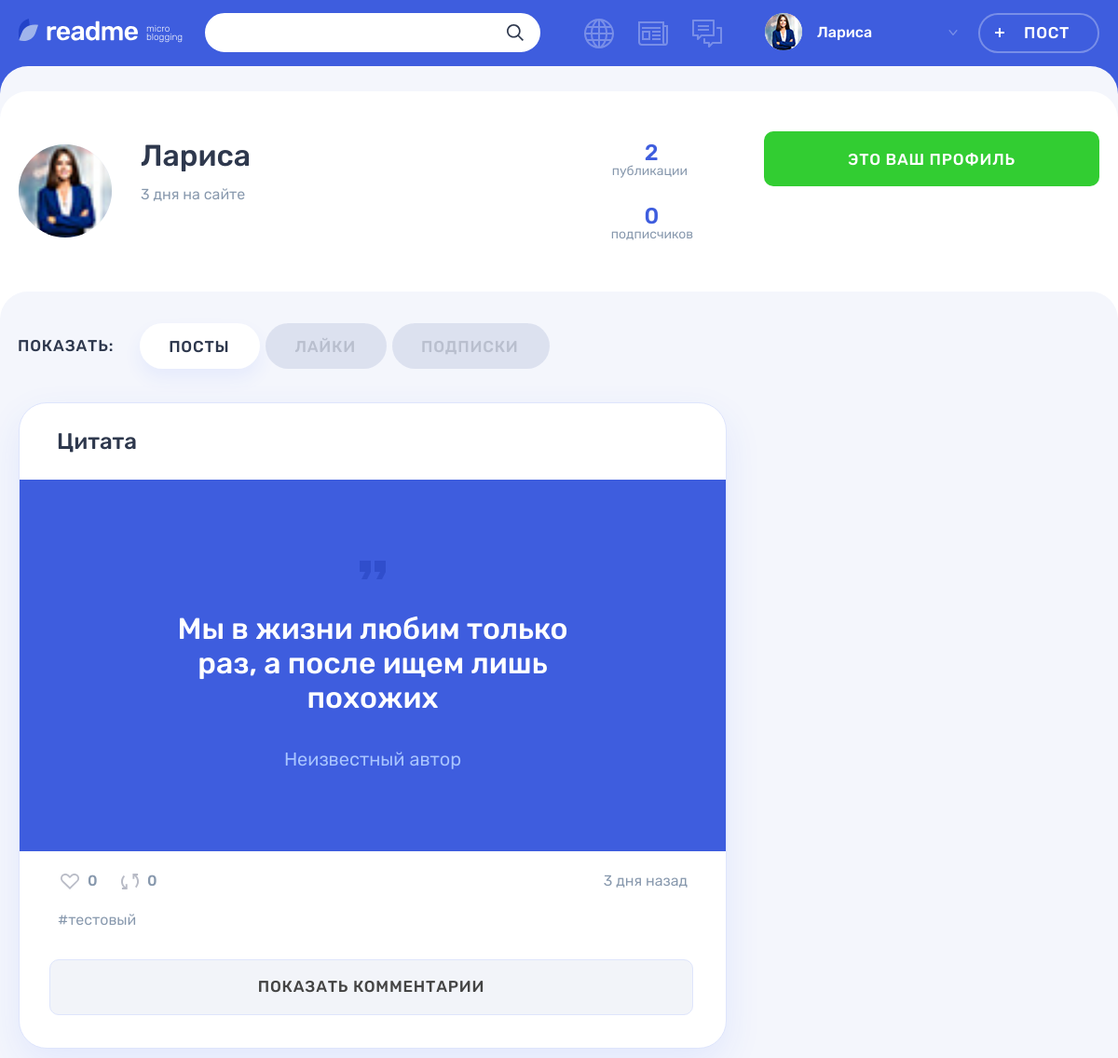
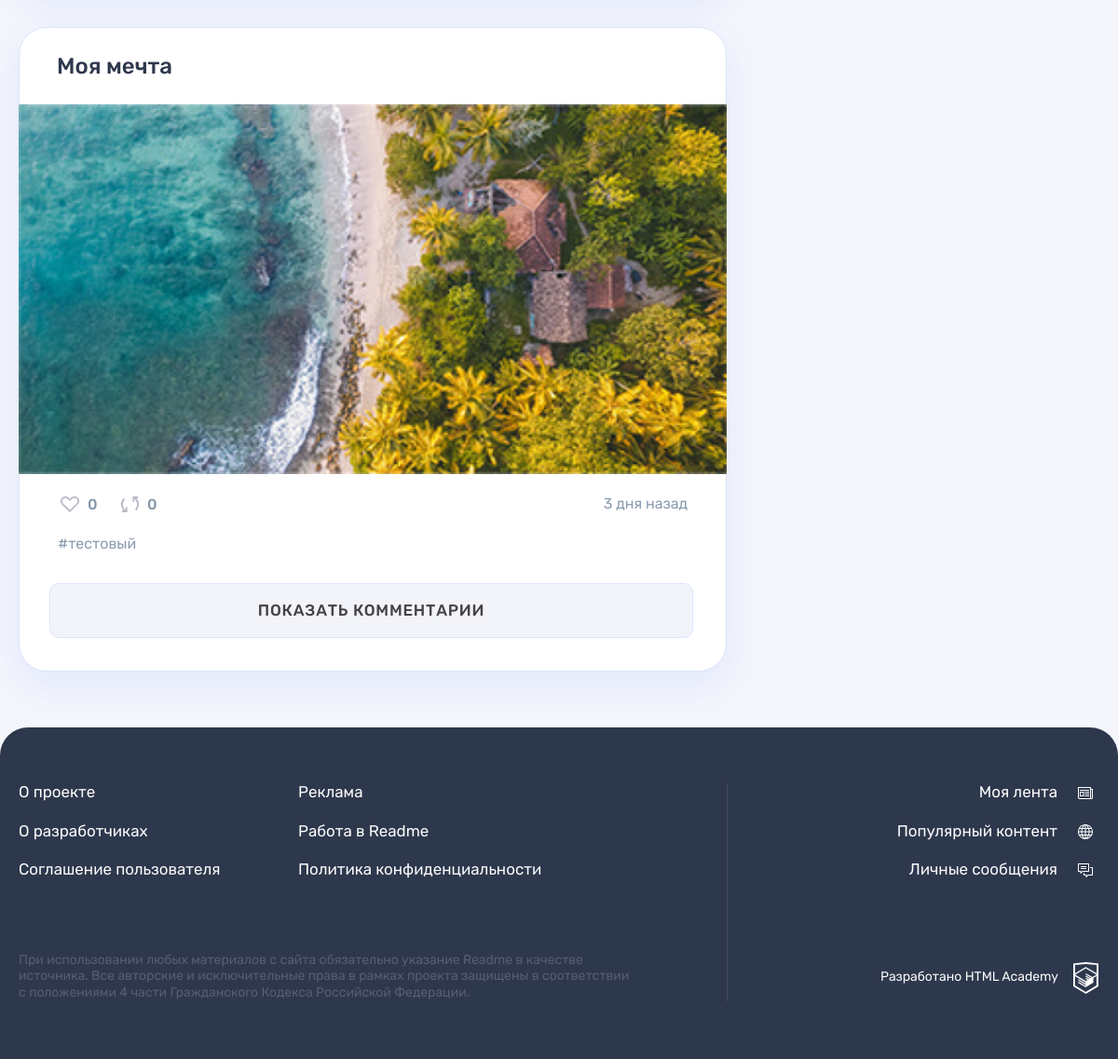
The page /profile.php?user_id=1&active_tab=posts (signed in) on the database its author committed (2 pictures, top to bottom).
### tables this page shows
CREATE TABLE users (
id INT UNSIGNED AUTO_INCREMENT PRIMARY KEY,
registration_date TIMESTAMP DEFAULT CURRENT_TIMESTAMP,
email VARCHAR(128) NOT NULL UNIQUE,
login VARCHAR(128) NOT NULL UNIQUE,
password VARCHAR(128) NOT NULL,
avatar VARCHAR(128) NOT NULL
);

CREATE TABLE posts (
  id INT UNSIGNED AUTO_INCREMENT PRIMARY KEY,
  post_date TIMESTAMP DEFAULT CURRENT_TIMESTAMP,
  title VARCHAR(128) NOT NULL,
  content_text VARCHAR(512) NULL,
  quote_author VARCHAR(128) NULL,
  img VARCHAR(128) NULL,
  video VARCHAR(128) NULL,
  link VARCHAR(256) NULL,
  views INT UNSIGNED NULL,
  
  user_id INT UNSIGNED NOT NULL,
  type_id INT UNSIGNED  NOT NULL,
  original_author_id INT UNSIGNED NULL,
  original_id INT UNSIGNED NULL
);

CREATE TABLE hashtags (
id INT UNSIGNED AUTO_INCREMENT PRIMARY KEY,
title VARCHAR(128) NOT NULL
);

### db_requests.php (called while the page is built, shortened)
<?php
function get_data($link, $sql)
{
    $result = mysqli_query($link, $sql);
    $result = mysqli_fetch_all($result, MYSQLI_ASSOC);
    return $result;
}
function get_post_comments($link, $post_id)
{
    $sql = "SELECT com.*, u.login AS author, u.avatar
    FROM comments com
    JOIN posts p ON p.id = com.post_id
    JOIN users u ON u.id = com.user_id
    WHERE com.post_id = $post_id
    ORDER BY comment_date DESC";
    return get_data($link, $sql);
}
function get_posts_by_author_id($link, $author_id)
{
    $sql = "SELECT DISTINCT p.*, u.login AS author_login, ct.icon_type AS type, u.avatar,
    IFNULL((SELECT COUNT(*) FROM likes l WHERE l.post_id = p.id), 0) AS likes,
    IFNULL((SELECT COUNT(*) FROM comments com WHERE com.post_id = p.id), 0) AS comments_count,
    IFNULL((SELECT COUNT(*) FROM posts post WHERE post.original_id = p.id), 0) AS reposts,
    post.post_date AS original_date, us.login AS original_author_name, us.avatar AS original_author_avatar
    FROM posts p
    JOIN users u ON u.id = p.user_id
    JOIN content_type ct ON ct.id = p.type_id
    LEFT JOIN users us ON us.id = p.original_author_id
    LEFT JOIN posts post ON post.id = p.original_id
    WHERE p.user_id = $author_id
    ORDER BY p.post_date DESC";
    return get_data($link, $sql);
}
function get_profile_data($link, $profile_id, $user_id)
{
    $sql = "SELECT DISTINCT u.id, u.login, u.avatar, IFNULL(COUNT(p.user_id), 0) AS user_posts,
    u.registration_date,
    IFNULL((SELEct COUNT(*) FROM subscriptions sub WHERE sub.userto_id = u.id), 0) AS user_subs,
    IFNULL((SELEct COUNT(*) FROM subscriptions subs WHERE subs.userto_id = u.id AND subs.user_id = $user_id), 0) AS is_subscribed
    FROM users u
    JOIN posts p ON p.user_id = u.id
    WHERE u.id = $profile_id";
    return get_data($link, $sql)[0];
}
function get_hashtags_for_post($link, $post_id)
{
    $sql = "SELECT h.id, h.title
    FROM hashtags h
    JOIN hashtags_posts hp ON hp.tag_id = h.id
    WHERE hp.post_id = $post_id";
    return get_data($link, $sql);
}

### templates/profile/profile-posts.php (the view, shortened to what this page needs)
<section class="profile__posts tabs__content tabs__content--active">
  <?php foreach ($posts as $post) : ?>
    <article class="profile__post post post-<?= $post['type'] ?>">
      <div class="post__main">
        <h2><a href="post.php?post_id=<?= $post['id'] ?>"><?= anti_xss($post['title']) ?></a></h2>
        <div class="post__main">
          <?php if ($post['type'] === 'photo') : ?>
            <div class="post-photo__image-wrapper">
              <img src="uploads/<?= anti_xss($post['img']) ?>" alt="Фото от пользователя" width="760" height="396">
            </div>
            <?php elseif ($post['type'] === 'text') : ?>
              <?= crop_text(anti_xss($post['content_text']), $post['id']) ?>
            <?php elseif ($post['type'] === 'quote') : ?>
              <blockquote>
                <p><?= anti_xss($post['content_text']) ?></p>
                <cite><?= anti_xss($post['quote_author']) ?></cite>
              </blockquote>
            <?php endif ?>
            </div>
            <footer class="post__footer">
              <div class="post__indicators">
                <div class="post__buttons">
                  <a class="post__indicator post__indicator--likes button" href="like.php?post_id=<?= $post['id'] ?>" title="Лайк">
                    <svg class="post__indicator-icon" width="20" height="17">
                      <use xlink:href="#icon-heart"></use>
                    </svg>
                    <span><?= $post['likes'] ?></span>
                  </a>
                  <a class="post__indicator post__indicator--repost button" href="repost.php?post_id=<?=$post['id']?>" title="Репост">
                    <svg class="post__indicator-icon" width="19" height="17">
                      <use xlink:href="#icon-repost"></use>
                    </svg>
                    <span><?= $post['reposts'] ?></span>
                  </a>
                </div>
                <?php $post_date = new DateTime($post['post_date']); ?>
                <time class="post__time" title="<?= $post_date->format('d.m.Y H:i') ?>" datetime="<?= $post_date->format('Y-m-d H:i:s') ?>"><?= time_ago($post_date) ?></time>
              </div>
              <ul class="post__tags">
                <?php foreach ($hashtags[$post['id']] as $key => $value) : ?>
                  <li><a href="search.php?search_request=%23<?= $value['title'] ?>">#<?= $value['title'] ?></a></li>
                <?php endforeach ?>
              </ul>
            </footer>
            <div class="comments">
              <a class="comments__button button <?= ($comments_for_id === $post['id']) ? "visually-hidden" : ""; ?>" href="profile.php?comments_for=<?= $post['id'] ?>#post-<?= $post['id'] ?>">Показать комментарии</a>
    </article>
  <?php endforeach ?>

### templates/profile-template.php (shortened to what this page needs)
<div class="profile profile--default">
  <div class="profile__user-wrapper">
    <div class="profile__user user container">
      <div class="profile__user-info user__info">
        <div class="profile__avatar user__avatar">
          <img class="profile__picture user__picture" width="100px" src="userpics/<?= $profile_info['avatar'] ?>" alt="Аватар пользователя">
        </div>
        <div class="profile__name-wrapper user__name-wrapper">
          <span class="profile__name user__name"><?= get_profile_name_with_br($profile_info['login']) ?></span>
          <?php $profile__registration_date = new DateTime($profile_info['registration_date']); ?>
          <time class="profile__user-time user__time" title="<?= $profile__registration_date->format('d.m.Y H:i') ?>" datetime="<?= $profile__registration_date->format('Y-m-d H:i:s') ?>"><?= time_ago($profile__registration_date, " на сайте") ?></time>
        </div>
      </div>
      <div class="profile__rating user__rating">
        <p class="profile__rating-item user__rating-item user__rating-item--publications">
          <span class="user__rating-amount"><?= $profile_info['user_posts'] ?></span>
          <span class="profile__rating-text user__rating-text"><?= plural_form($profile_info['user_posts'],  array('публикация', 'публикации', 'публикаций')) ?></span>
        </p>
        <p class="profile__rating-item user__rating-item user__rating-item--subscribers">
          <span class="user__rating-amount"><?= $profile_info['user_subs'] ?></span>
          <span class="profile__rating-text user__rating-text"><?= plural_form($profile_info['user_subs'],  array('подписчик', 'подписчика', 'подписчиков')) ?></span>
        </p>
      </div>
      <div class="profile__user-buttons user__buttons">
        <?php if ((int) $profile_info['is_subscribed'] === 1) : ?>
          <a class="profile__user-button user__button user__button--subscription button button--main button--quartz" href="subscription.php?user_id=<?= $profile_info['id'] ?>">Отписаться</a>
          <a class="profile__user-button user__button user__button--writing button button--green" href="messages.php?receiver_id=<?= $profile_info['id'] ?>">Сообщение</a>
          <?php elseif ($profile_info['id'] === $user_data['id']) : ?>
            <a class="profile__user-button user__button user__button--subscription button button--main" style="background-color:limegreen;" type="button">Это ваш профиль</a>
          <?php else : ?>
          <a class="profile__user-button user__button user__button--subscription button button--main" href="subscription.php?user_id=<?= $profile_info['id'] ?>">Подписаться</a>
        <?php endif ?>
      </div>
    </div>
  </div>
  <div class="profile__tabs-wrapper tabs">
    <div class="container">
      <div class="profile__tabs filters">
        <b class="profile__tabs-caption filters__caption">Показать:</b>
        <ul class="profile__tabs-list filters__list tabs__list">
          <li class="profile__tabs-item filters__item">
            <a class="profile__tabs-link filters__button tabs__item <?= ($active_tab === 'posts') ? 'filters__button--active tabs__item--active button' : "" ;?>" href="profile.php?active_tab=posts">Посты</a>
          </li>
          <li class="profile__tabs-item filters__item">
            <a class="profile__tabs-link filters__button tabs__item button <?= ($active_tab === 'likes') ? 'filters__button--active tabs__item--active button' : "" ;?>" href="profile.php?active_tab=likes">Лайки</a>
          </li>
          <li class="profile__tabs-item filters__item">
            <a class="profile__tabs-link filters__button tabs__item button <?= ($active_tab === 'subscriptions') ? 'filters__button--active tabs__item--active button' : "" ;?>" href="profile.php?active_tab=subscriptions">Подписки</a>
          </li>
        </ul>
      </div>
      <div class="profile__tab-content">
        <?=$profile_tab ?>
      </div>
    </div>
  </div>
</div>

### functions.php (shortened to what this page needs)
<?php
function include_template($name, $data)
{
    $name = 'templates/' . $name;
    extract($data);
    require $name;
    $result = ob_get_clean();
    return $result;
}
function anti_xss($user_content)
{
    return htmlspecialchars($user_content, ENT_QUOTES);
}
function time_ago($post_upload_time, $ago_text = " назад")
{
    $interval = $post_upload_time->diff(new DateTime('now'));
    $months = (int) $interval->format('%m');
    $days = (int) $interval->format('%d');
    $hours = (int) $interval->format('%H');
    $minutes = (int) $interval->format('%i');
    $years = (int) $interval->format('%Y');
    $ago = 0;
    if ($years !== 0) {
        $years = floor($years);
        $ago = $years . ' ' . plural_form($years, array('год', 'года', 'лет')) . $ago_text;
    } elseif ($months !== 0) {
        $months = floor($months);
        $ago = $months . ' ' . plural_form($months, array('месец', 'месеца', 'месецев')) . $ago_text;
    } elseif ($days > 7 && $days < 35) {
        $week = floor($days / 7);
        $ago = $week . ' ' . plural_form($week, array('неделю', 'недели', 'недель')) . $ago_text;
    } elseif ($days !== 0) {
        $ago = $days . ' ' . plural_form($days, array('день', 'дня', 'дней')) . $ago_text;
    } elseif ($hours !== 0) {
        $hours = floor($hours);
        $ago = $hours . ' ' . plural_form($hours, array('час', 'часа', 'часов')) . $ago_text;
    } elseif ($minutes !== 0) {
        $ago = $minutes . ' ' . plural_form($minutes, array('минуту', 'минуты', 'минут')) . $ago_text;
    } else {
        $ago = 'меньше минуты назад';
    }
    return $ago;
}
function plural_form($n, $forms)
{
    return $n % 10 === 1 && $n % 100 !== 11 ? $forms[0] : ($n % 10 >= 2 && $n % 10 <= 4 && ($n % 100 < 10 || $n % 100 >= 20) ? $forms[1] : $forms[2]);
}
function get_profile_name_with_br($name)
{
    return implode('<br>', explode(" ", $name));
}

### rows shown on the page
users: avatar (picture), login "Лариса", registration_date "3 дня на сайте"
posts: title "Цитата", content_text "Мы в жизни любим только раз, а после ищем лишь похожих", quote_author "Неизвестный автор", likes "0", reposts "0", post_date "3 дня назад"
hashtags: title "тестовый"
posts: title "Моя мечта", img (picture), likes "0", reposts "0", post_date "3 дня назад"

### other values the page prints
$user_data['login'] "Лариса"
$profile_info['user_posts'] "2"
$profile_info['user_subs'] "0"
